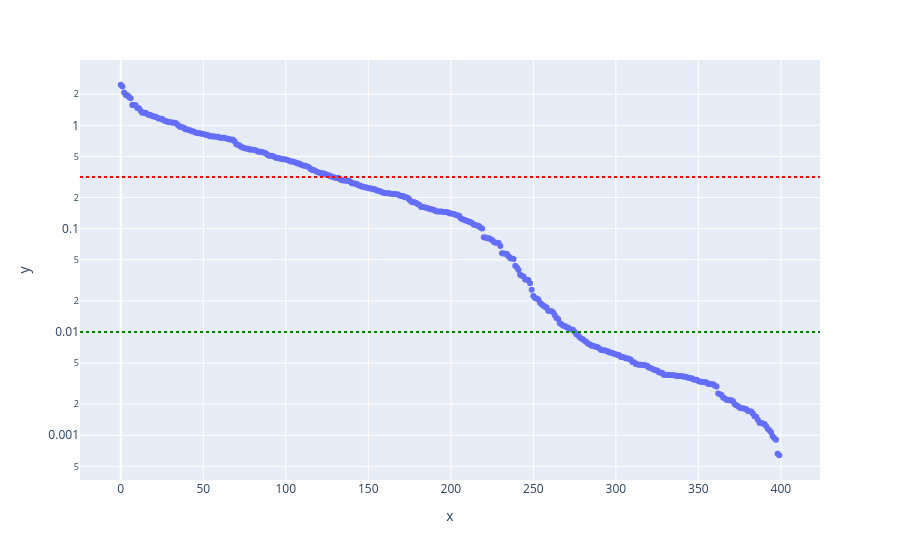

Notebook source saved alongside this figure:
### Code cell
fig = px.scatter(x=ids, y=sortTimes, hover_data=[sortIDs], log_y=True)
# fig = px.scatter(x=ids, y=sortTimes, hover_data=[sortIDs])

# plot a horizontal line for the average time
fig.add_hline(y=np.mean(rxnTimes), line_dash="dot", line_color="red")
fig.add_hline(y=1e-2, line_dash="dot", line_color="green")


fig.show()

### Figure 1 — Plotly figure (JSON) as saved in the notebook; plotly's stock layout.template omitted (floating-point values rounded to 4 significant figures; data arrays with more than 128 entries replaced by an {"elided": "..."} marker saying what was removed)
{"data": [{"customdata": {"elided": "400x1 int values"}, "hovertemplate": "x=%{x}<br>y=%{y}<br>hover_data_0=%{customdata[0]}<extra></extra>", "legendgroup": "", "marker": {"color": "#636efa", "symbol": "circle"}, "mode": "markers", "name": "", "orientation": "v", "showlegend": false, "type": "scatter", "x": {"elided": "400 int values"}, "xaxis": "x", "y": {"elided": "400 float values"}, "yaxis": "y"}], "layout": {"legend": {"tracegroupgap": 0}, "margin": {"t": 60}, "shapes": [{"line": {"color": "red", "dash": "dot"}, "type": "line", "x0": 0, "x1": 1, "xref": "x domain", "y0": 0.316, "y1": 0.316, "yref": "y"}, {"line": {"color": "green", "dash": "dot"}, "type": "line", "x0": 0, "x1": 1, "xref": "x domain", "y0": 0.01, "y1": 0.01, "yref": "y"}], "xaxis": {"anchor": "y", "domain": [0, 1], "title": {"text": "x"}}, "yaxis": {"anchor": "x", "domain": [0, 1], "title": {"text": "y"}, "type": "log"}}}
